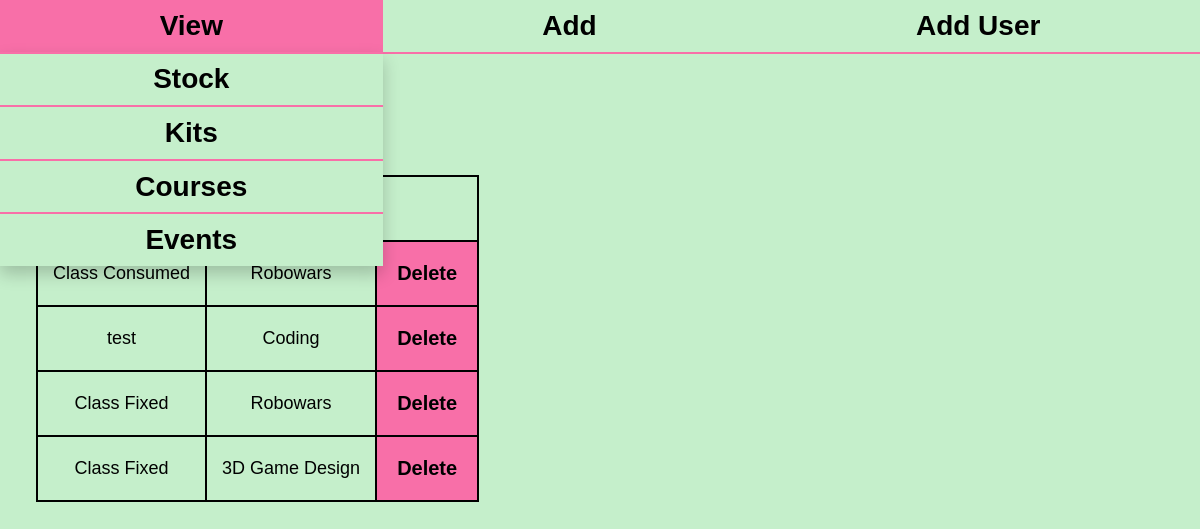
Screenshot of /view/kit (signed in) with the database file from the repository.
### app/models.py (models this page shows, shortened)
class Kit(db.Model):
    id = db.Column(db.Integer, primary_key=True)
    name = db.Column(db.String)
    course = db.Column(db.Integer, db.ForeignKey('course.id'))
    items = db.relationship('StockItem', secondary=itemInKit, overlaps="kits")
    def data(self):
        if self.course:
            return [self.name, db_functions.get_course_with_id(self.course).name]
        return [self.name, None]

class Course(db.Model):
    id = db.Column(db.Integer, primary_key=True)
    name = db.Column(db.String)
    events = db.relationship('Event', backref='course_events', lazy='dynamic')
    kits = db.relationship('Kit', backref='course_kits', lazy='dynamic')

### app/views.py (the view, shortened to what this page needs)
@app.route('/view/<model_type>', methods=['GET', 'POST'])
@login_required
def courses(model_type):
    try:
        reverse = session['reverse']
    except:
        reverse = False
    try:
        sort_by = session['sort_by']
    except:
        sort_by = None
    if model_type == 'stock':
        sort = SortStockItemForm()
        items = get_stock_items()
    elif model_type == 'kit':
        sort = SortKitsForm()
        items = get_kits()
    elif model_type == 'course':
        sort = SortCoursesForm()
        items = get_courses()
    elif model_type == 'event':
        sort = SortEventsForm()
        items = get_events()
    for a in sort:
        if a.data:
            if a.name == sort_by:
                reverse = not reverse
            session['sort_by'] = a.name
            session['reverse'] = reverse
            return redirect(f'/view/{model_type}')
    else:
        print(sort.errors)
    items = sort.sort(items, sort_by, reverse)
    return render_template('view_model.html',
                           allItems = items,
                           headers=sort,
                           title=model_type,
                           active_page='view')

### app/sort_forms.py
class SortKitsForm(FlaskForm):
    name = SubmitField('Name')
    course = SubmitField('Course')
    def __iter__(self):
        return iter([self.name, self.course])
    def sort(self, kits, sort_by, reverse):
        try:
            if sort_by == 'name':
                kits.sort(key=lambda x: x.name.lower(), reverse=reverse)
            elif sort_by == 'course':
                kits.sort(key=lambda x: db_functions.get_course_with_id(x.course).name.lower(), reverse=reverse)
        except:
            print("could not sort")
        return kits

### app/__init__.py (called while the page is built)
@login_manager.user_loader
def load_user(user_id):
    return models.User.query.get(user_id)

### app/db_functions.py (called while the page is built)
def get_kits():
    return models.Kit.query.all()

def get_course_with_id(course_id):
    return models.Course.query.get(course_id)

### app/templates/view_model.html (shortened to what this page needs)
{% extends "base.html" %}
{% block content %}
    <link href="{{ url_for('static', filename='view.css') }}" type="text/css" rel="stylesheet">
    <h1>{{ title }}</h1>
    <input type="text" class="searchbox" placeholder="Search..." label="search"/>
    <table class="items-table">
        <tr>
            <form action="" method="post" name="sort_model">
            {% for header in headers %}
                <td>{{ header }}</td>
            {% endfor %}
            <td colspan="2" class="top_row"></td>
            </form>
        </tr>
        {% for item in allItems %}
            <tr>
            {% for column in item.data() %}
                <td class="text">{{ column }}</td>
            {% endfor %}
            <td><form method="post"><input class="delete" type=submit name="delete_{{ item.id }}" value="Delete">
            </tr>
        {% endfor %}
    </table>
{% endblock %}

### app/static/generic.css (style rules this page uses)
:root { --main: #C5EFCB; --main2: #908d8d; --secondary: #000000; --accent-blue: #f86fa8; }
body { margin: 0; font-family: sans-serif; font-size: 18px; background-color: var(--main); padding-bottom: 250px; color: var(--secondary); }
h1 { margin: 20px; margin-left: 1em; }
table { border-collapse: collapse; }
table form { height: 100%; }
table input[type="submit"] { background-color: var(--accent-blue); cursor: pointer; border: none; outline: none; width: 100%; height: 100%; margin: 0; padding: 20px; font-size: 20px; font-weight: 600; color: var(--secondary) }
input[type="text"], input[type="password"], input[type="number"], input[type="date"] { border-radius: 5px; font-size: 20px; font-weight: 600; border-color: var(--secondary); border-width: 2px; margin-bottom: 10px; }
input[type="submit"] { background-color: var(--accent-blue); color: var(--secondary); cursor: pointer; border: none; outline: none; width: 100px; height: 40px; margin: 0; padding: 0; font-size: 20px; font-weight: 600; }

### app/static/view.css (style rules this page uses)
td, th { border: 2px solid var(--secondary); height: 50px; text-align: center; padding: 0; }
table td { border-left: 2px solid var(--secondary); border-right: 2px solid var(--secondary); }
table .text { padding-left: 15px; padding-right: 15px; }

### rows the page displays
Kit: name "Class Consumed"
Course: name "Robowars"
Kit: name "test"
Course: name "Coding"
Kit: name "Class Fixed"
Kit: name "Class Fixed"
Course: name "3D Game Design"
